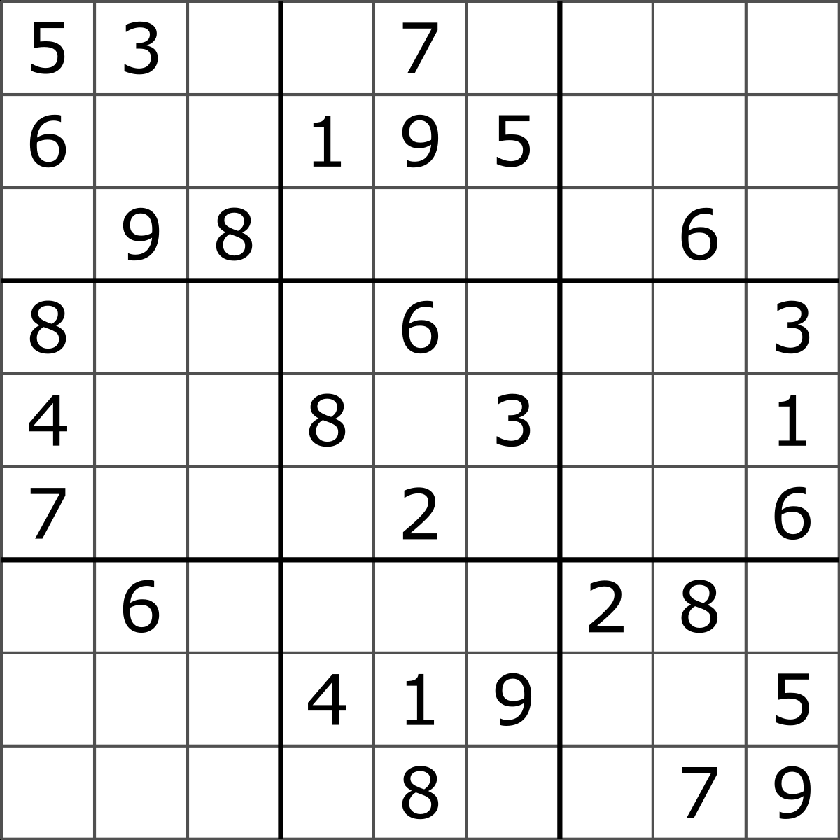
#> input picture images/sudoko.png, 840 x 840 px, shrunk from 1200 x 1200 before the run
$ python main.py
#> lines starting #> are read from the running program, lines starting #| are printed output that depends on the picture; after the words box and inside, x2 and y2 are one past the last pixel; in counts of white or black regions, pixels touching at a corner belong together
#> further down, img is the input picture: shape (840, 840, 3); min 0, max 255, mean 231.9
### suduku.py

import cv2
from matplotlib import pyplot as plt
import numpy as np
import os
import pprint
import copy


# [4 lines left out: function show, not called in this run]

def digit(image):
    os.system('tesseract %s tmp  --oem 0 --psm 10'%image)
    digit = open('tmp.txt', 'r')
    return digit.readlines()[0].strip('\n')

def load_sudoku(image):
#> called with image = './images/sudoko.png'
    sudoku_img = cv2.imread(image)
    gray = cv2.cvtColor(sudoku_img,cv2.COLOR_BGR2GRAY)
    edges = cv2.Canny(gray,50,150,apertureSize = 3)
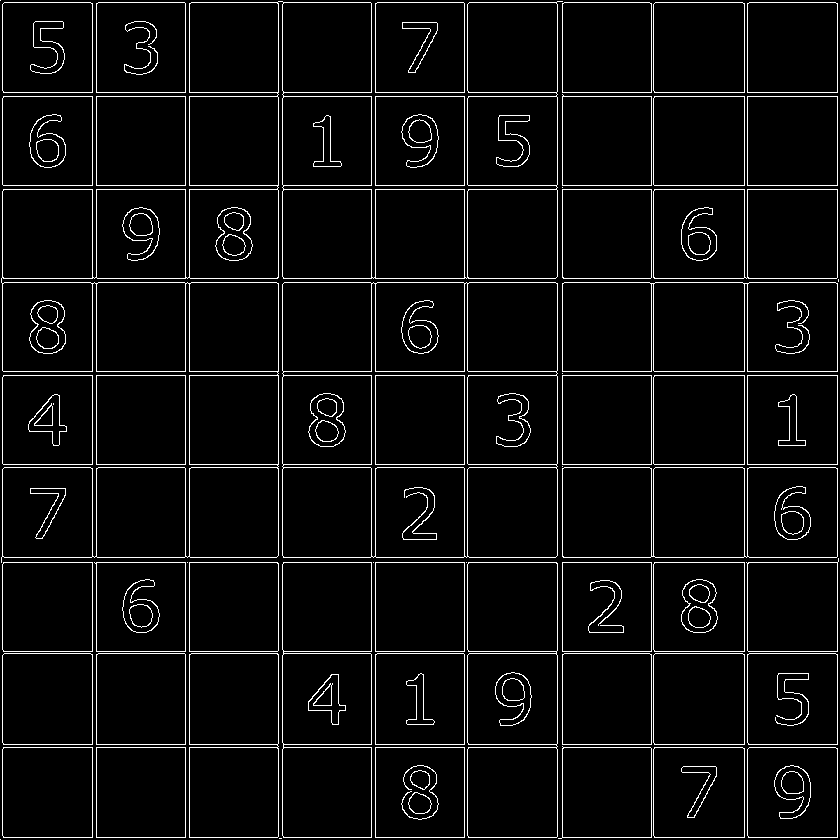
#> edges: shape (840, 840); 5.2% white in thin lines or dots
    gray = np.float32(gray)
    dst = cv2.cornerHarris(gray,2,3,0.04)
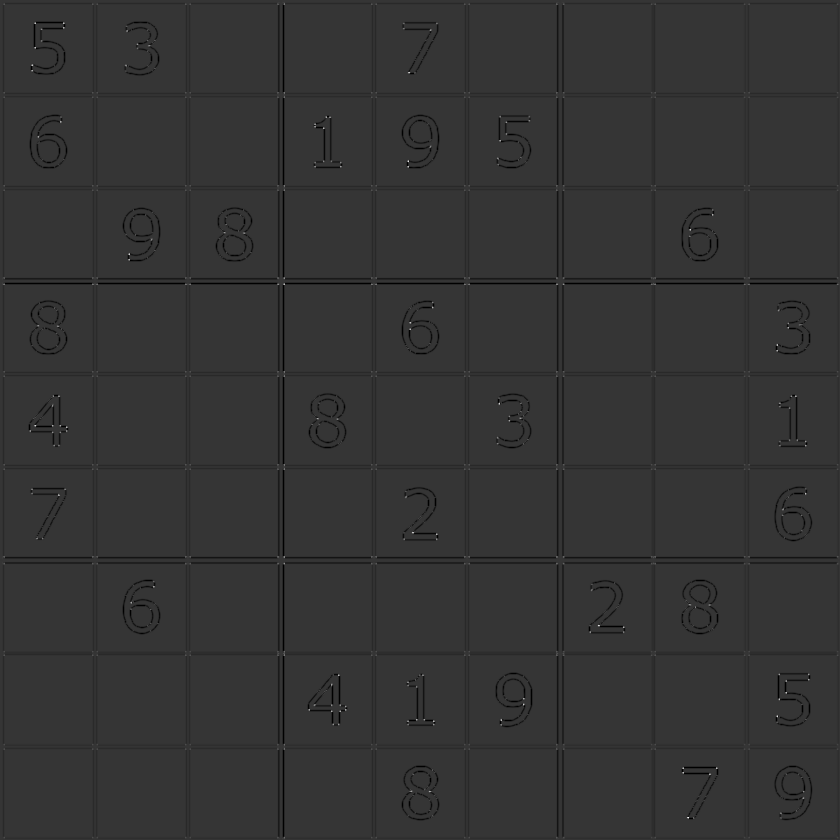
#> dst: shape (840, 840) float32; min -169130016, max 644381504, mean -4297289; drawn with min black and max white
    dst = cv2.dilate(dst,None)
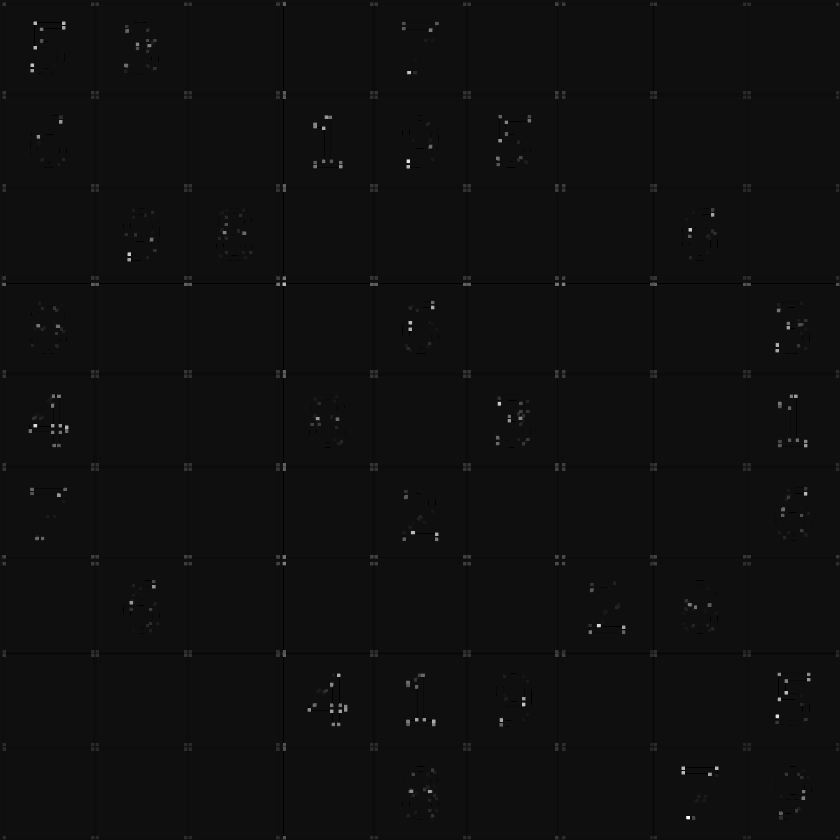
#> dst: shape (840, 840) float32; min -42282504, max 644381504, mean 1013838.6; drawn with min black and max white
    new = np.zeros([len(dst), len(dst[0])])
#> new: shape (840, 840) float64; every value is 0
    new[dst>0.01*dst.max()] = 255
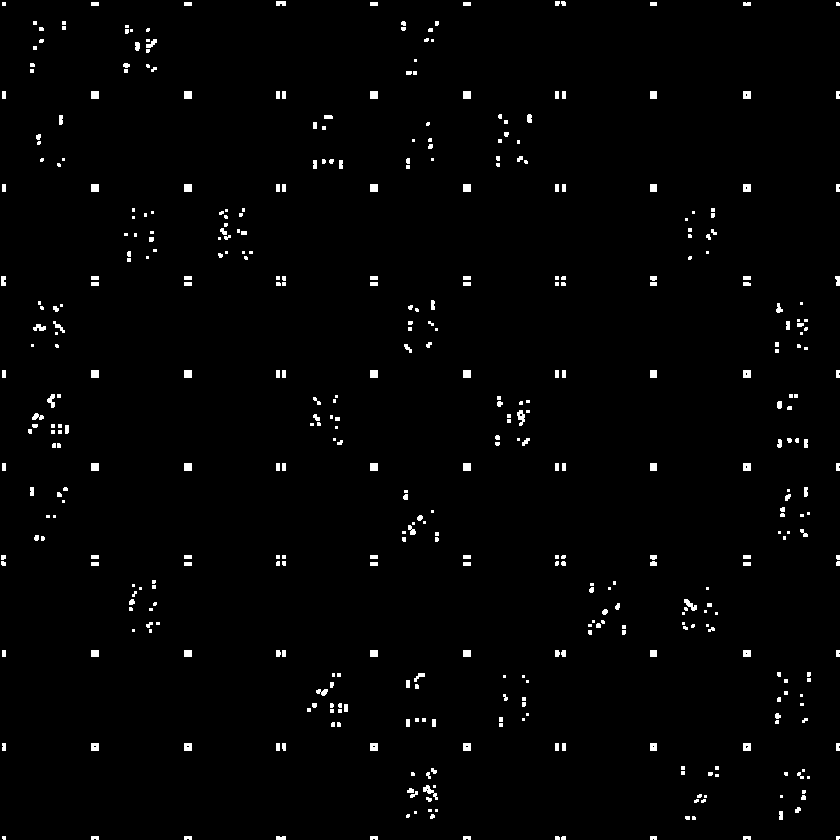
#> new: shape (840, 840) float64; 1.6% white; 452 white regions (240 under 20 px), largest, box (x1, y1, x2, y2) and area: (423, 785, 438, 800) 82, (517, 410, 525, 426) 79, (684, 599, 697, 611) 73
    return new

def get_data(corners, sudoku_img):
    boundaries = list()
    count = 0
    cell_len = len(corners[0])/12
#> cell_len = 70
    for h, i in enumerate(corners):
        before = -100
        if count > 9:
            count -= 1
            continue
        count = 0
        l = list()
        for pos, j in enumerate(i):
            if j > 100 and pos - before > cell_len:
                l.append([h,pos])
                before = pos
                count += 1
        if count > 9:
            count = cell_len
            print(l)
            boundaries.append(l)
#> this loop made 840 passes
#| [[2, 2], [2, 91], [2, 184], [2, 276], [2, 370], [2, 463], [2, 555], [2, 650], [2, 743], [2, 836]]
#| [[91, 2], [91, 91], [91, 184], [91, 276], [91, 370], [91, 463], [91, 555], [91, 650], [91, 743], [91, 836]]
#> (further printed lines are left out)
#> after the loop, boundaries = 10 items

    offset = 20
    sudoku = list()
    for i in range(len(boundaries) - 1):
        row = list()
        for j in range(len(boundaries[0]) - 1):
            top_y = boundaries[i][j][0] + offset
            bottom_y = boundaries[i+1][j][0]
            left_x = boundaries[i][j][1] + offset
            right_x = boundaries[i][j+1][1]
            cv2.imwrite("tmp.jpg", sudoku_img[top_y:bottom_y, left_x:right_x])
            d = digit('./tmp.jpg')
            if d.isdigit():
                row.append(int(d))
            else:
                row.append('_')
        sudoku.append(row)
#> this loop made 1 pass
#> pass 1, in get_data, `cv2.imwrite("tmp.jpg", sudoku_img[top_y:bottom_y, left_x:right_x])`:
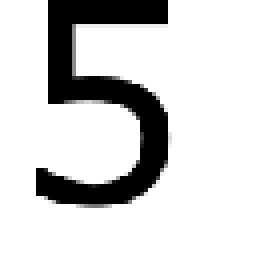
#> saved as tmp.jpg: shape (69, 69, 3) (shown 4 times larger); min 0, max 255, mean 215.7
#> after the loop, sudoku = []
    return sudoku

# [58 lines left out: functions validate_move, solve, create_image, not called in this run]


# create_image(sudoku)


### main.py
from suduku import *

img = cv2.imread('./images/sudoko.png')

sudoku_img = load_sudoku('./images/sudoko.png')
#> (the run stopped early here; a loop or call above may not have finished)
